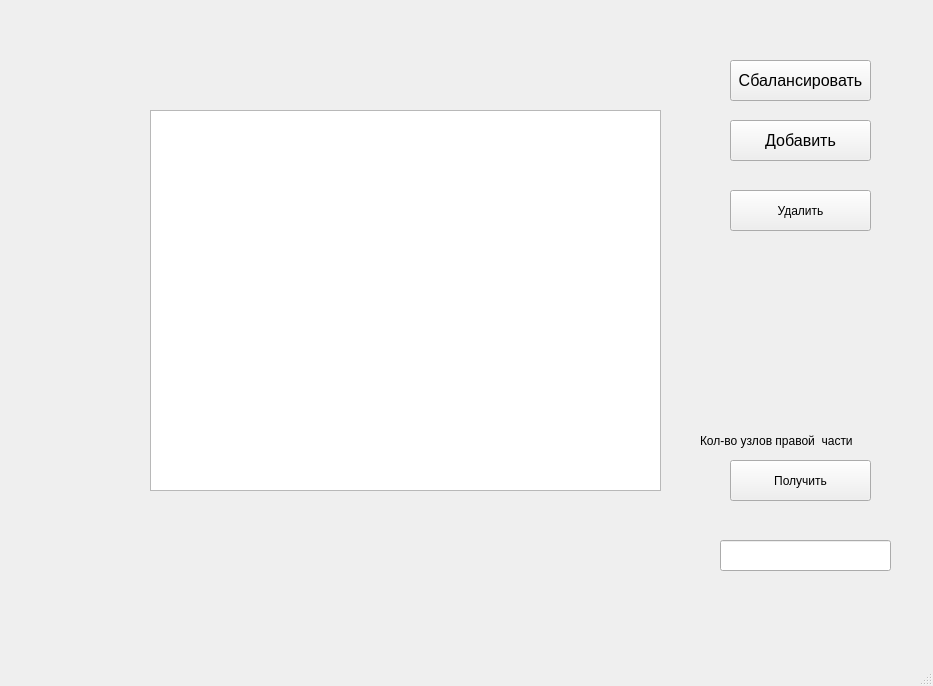
<?xml version="1.0" encoding="UTF-8"?>
<ui version="4.0">
 <class>MainWindow</class>
 <widget class="QMainWindow" name="MainWindow">
  <property name="enabled">
   <bool>true</bool>
  </property>
  <property name="geometry">
   <rect>
    <x>0</x>
    <y>0</y>
    <width>933</width>
    <height>686</height>
   </rect>
  </property>
  <property name="windowTitle">
   <string>MainWindow</string>
  </property>
  <widget class="QWidget" name="centralwidget">
   <widget class="QPushButton" name="Balance_button">
    <property name="geometry">
     <rect>
      <x>730</x>
      <y>60</y>
      <width>141</width>
      <height>41</height>
     </rect>
    </property>
    <property name="font">
     <font>
      <pointsize>12</pointsize>
     </font>
    </property>
    <property name="text">
     <string>Сбалансировать</string>
    </property>
   </widget>
   <widget class="QPushButton" name="Add_button">
    <property name="geometry">
     <rect>
      <x>730</x>
      <y>120</y>
      <width>141</width>
      <height>41</height>
     </rect>
    </property>
    <property name="font">
     <font>
      <pointsize>12</pointsize>
     </font>
    </property>
    <property name="text">
     <string>Добавить</string>
    </property>
   </widget>
   <widget class="QPushButton" name="Delete_button">
    <property name="geometry">
     <rect>
      <x>730</x>
      <y>190</y>
      <width>141</width>
      <height>41</height>
     </rect>
    </property>
    <property name="text">
     <string>Удалить</string>
    </property>
   </widget>
   <widget class="QLineEdit" name="lineEdit">
    <property name="geometry">
     <rect>
      <x>720</x>
      <y>540</y>
      <width>171</width>
      <height>31</height>
     </rect>
    </property>
    <property name="readOnly">
     <bool>true</bool>
    </property>
   </widget>
   <widget class="QPushButton" name="Get_right_nodes_cout">
    <property name="geometry">
     <rect>
      <x>730</x>
      <y>460</y>
      <width>141</width>
      <height>41</height>
     </rect>
    </property>
    <property name="text">
     <string>Получить</string>
    </property>
   </widget>
   <widget class="QLabel" name="label">
    <property name="geometry">
     <rect>
      <x>700</x>
      <y>430</y>
      <width>201</width>
      <height>21</height>
     </rect>
    </property>
    <property name="text">
     <string>Кол-во узлов правой  части</string>
    </property>
   </widget>
   <widget class="QTreeView" name="treeView">
    <property name="enabled">
     <bool>true</bool>
    </property>
    <property name="geometry">
     <rect>
      <x>150</x>
      <y>110</y>
      <width>511</width>
      <height>381</height>
     </rect>
    </property>
    <attribute name="headerVisible">
     <bool>false</bool>
    </attribute>
   </widget>
   <zorder>Delete_button</zorder>
   <zorder>Balance_button</zorder>
   <zorder>Add_button</zorder>
   <zorder>lineEdit</zorder>
   <zorder>Get_right_nodes_cout</zorder>
   <zorder>label</zorder>
   <zorder>treeView</zorder>
  </widget>
  <widget class="QMenuBar" name="menubar">
   <property name="geometry">
    <rect>
     <x>0</x>
     <y>0</y>
     <width>933</width>
     <height>22</height>
    </rect>
   </property>
  </widget>
  <widget class="QStatusBar" name="statusbar"/>
 </widget>
 <resources/>
 <connections/>
</ui>
